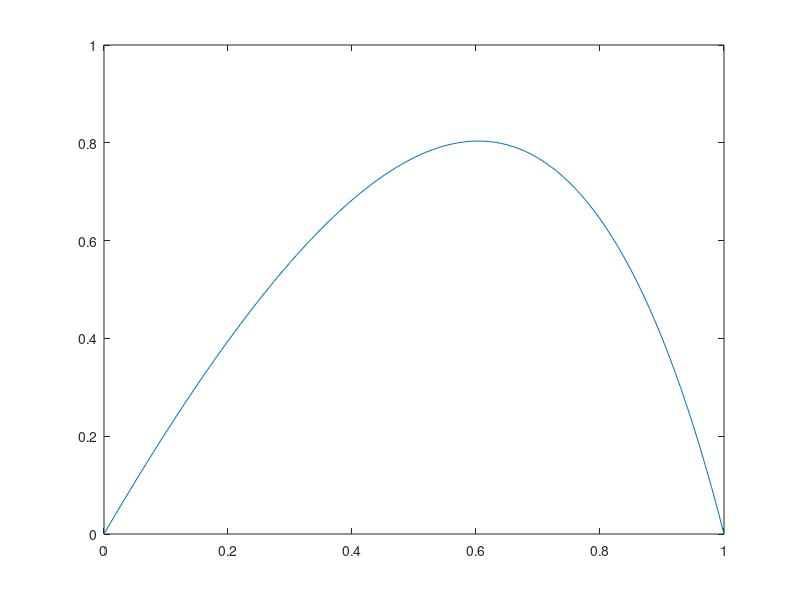

Recreate this plot in MATLAB.
%To Solve the differential equation -u'' + f(x,u) = 0

%Assigning maximun number of iterations
k_MAX=100;
%Assigning Tolerance Limit
TOL=10^-6;
%Taking arbitrary number of intervals N=6
N=100;
% Let the length of one division be h
h=1/N;
% x is a vector with N+1 number of equidistant points from 0 to 1
x=linspace(0,1,N+1)';
x=x(2:N);
%Taking initial guess U0
U0=zeros(N-1,1);
%Defining alpha
alpha=linspace(0.1,1,10);
%Definig the Residual matrix
res = [];

%Method 3 - Damped Newton's Method
f=@(x,U0)((U0-4)./(5-U0)-exp(3.*x));
fu=@(x,U0)((5-U0).^-2);

%Creating A matrix
principalDiag_A=[(-2/(h^2))*(ones(N-1,1))];
lowerDiag_A=[(1/(h^2))*(ones(N-1,1))];
upperDiag_A=[(1/(h^2))*(ones(N-1,1))];
A=spdiags([lowerDiag_A principalDiag_A upperDiag_A],-1:1,N-1,N-1);

%Creating A1 matrix
lowerDiag_A1=[(-1/(h^2))*(ones(N-1,1))];
upperDiag_A1=[(-1/(h^2))*(ones(N-1,1))];

for iterations_performed = 1:k_MAX
    principalDiag_A1=[(2/h^2+fu(x,U0)).*ones(N-1,1)];
    rhs=A*U0-f(x,U0);
    A1=spdiags([lowerDiag_A1 principalDiag_A1 upperDiag_A1],-1:1,N-1,N-1);
    v=A1\rhs;
    for j = 1:length(alpha)
       U1=U0+alpha(j)*v;
       res = [res max(abs(-A*U1+f(x,U1)))];
    end
    index = find(res==min(res));
    res = [];
    U1 = U0+alpha(index).*v;
    if(max(abs(U1-U0))>TOL)
        flag_Method3=0;
        U0=U1;
    else
        flag_Method3=1;
        break;
    end    
end
U1=[0; U1; 0];
x=linspace(0,1,N+1);
figure(7);
plot(x,U1);